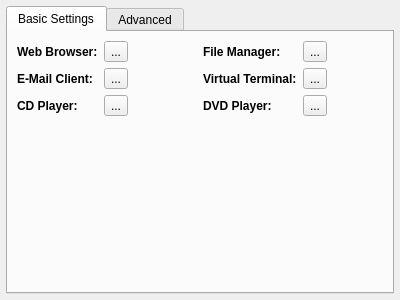
<?xml version="1.0" encoding="UTF-8"?>
<ui version="4.0">
 <class>page_defaultapps</class>
 <widget class="QWidget" name="page_defaultapps">
  <property name="geometry">
   <rect>
    <x>0</x>
    <y>0</y>
    <width>400</width>
    <height>300</height>
   </rect>
  </property>
  <property name="windowTitle">
   <string>Form</string>
  </property>
  <layout class="QVBoxLayout" name="verticalLayout">
   <property name="leftMargin">
    <number>6</number>
   </property>
   <property name="topMargin">
    <number>6</number>
   </property>
   <property name="rightMargin">
    <number>6</number>
   </property>
   <property name="bottomMargin">
    <number>6</number>
   </property>
   <item>
    <widget class="QTabWidget" name="tabWidget_apps">
     <property name="currentIndex">
      <number>0</number>
     </property>
     <property name="movable">
      <bool>false</bool>
     </property>
     <widget class="QWidget" name="tab_auto">
      <attribute name="title">
       <string>Basic Settings</string>
      </attribute>
      <layout class="QVBoxLayout" name="verticalLayout_7">
       <item>
        <layout class="QGridLayout" name="gridLayout_6">
         <item row="0" column="0">
          <layout class="QFormLayout" name="formLayout_10">
           <property name="fieldGrowthPolicy">
            <enum>QFormLayout::ExpandingFieldsGrow</enum>
           </property>
           <item row="0" column="0">
            <widget class="QLabel" name="label_37">
             <property name="font">
              <font>
               <weight>75</weight>
               <bold>true</bold>
              </font>
             </property>
             <property name="text">
              <string>Web Browser:</string>
             </property>
            </widget>
           </item>
           <item row="0" column="1">
            <widget class="QToolButton" name="tool_default_webbrowser">
             <property name="text">
              <string notr="true">...</string>
             </property>
             <property name="toolButtonStyle">
              <enum>Qt::ToolButtonTextBesideIcon</enum>
             </property>
            </widget>
           </item>
           <item row="1" column="0">
            <widget class="QLabel" name="label_38">
             <property name="font">
              <font>
               <weight>75</weight>
               <bold>true</bold>
              </font>
             </property>
             <property name="text">
              <string>E-Mail Client:</string>
             </property>
            </widget>
           </item>
           <item row="1" column="1">
            <widget class="QToolButton" name="tool_default_email">
             <property name="text">
              <string notr="true">...</string>
             </property>
             <property name="toolButtonStyle">
              <enum>Qt::ToolButtonTextBesideIcon</enum>
             </property>
            </widget>
           </item>
           <item row="2" column="0">
            <widget class="QLabel" name="label">
             <property name="font">
              <font>
               <weight>75</weight>
               <bold>true</bold>
              </font>
             </property>
             <property name="text">
              <string>CD Player:</string>
             </property>
            </widget>
           </item>
           <item row="2" column="1">
            <widget class="QToolButton" name="tool_default_cd">
             <property name="text">
              <string>...</string>
             </property>
             <property name="toolButtonStyle">
              <enum>Qt::ToolButtonTextBesideIcon</enum>
             </property>
            </widget>
           </item>
          </layout>
         </item>
         <item row="0" column="1">
          <layout class="QFormLayout" name="formLayout_11">
           <item row="0" column="0">
            <widget class="QLabel" name="label_39">
             <property name="font">
              <font>
               <weight>75</weight>
               <bold>true</bold>
              </font>
             </property>
             <property name="text">
              <string>File Manager:</string>
             </property>
            </widget>
           </item>
           <item row="1" column="0">
            <widget class="QLabel" name="label_40">
             <property name="font">
              <font>
               <weight>75</weight>
               <bold>true</bold>
              </font>
             </property>
             <property name="text">
              <string>Virtual Terminal:</string>
             </property>
            </widget>
           </item>
           <item row="0" column="1">
            <widget class="QToolButton" name="tool_default_filemanager">
             <property name="text">
              <string>...</string>
             </property>
             <property name="toolButtonStyle">
              <enum>Qt::ToolButtonTextBesideIcon</enum>
             </property>
            </widget>
           </item>
           <item row="1" column="1">
            <widget class="QToolButton" name="tool_default_terminal">
             <property name="text">
              <string>...</string>
             </property>
             <property name="toolButtonStyle">
              <enum>Qt::ToolButtonTextBesideIcon</enum>
             </property>
            </widget>
           </item>
           <item row="2" column="0">
            <widget class="QLabel" name="label_2">
             <property name="font">
              <font>
               <weight>75</weight>
               <bold>true</bold>
              </font>
             </property>
             <property name="text">
              <string>DVD Player:</string>
             </property>
            </widget>
           </item>
           <item row="2" column="1">
            <widget class="QToolButton" name="tool_default_dvd">
             <property name="text">
              <string>...</string>
             </property>
             <property name="toolButtonStyle">
              <enum>Qt::ToolButtonTextBesideIcon</enum>
             </property>
            </widget>
           </item>
          </layout>
         </item>
        </layout>
       </item>
       <item>
        <spacer name="verticalSpacer">
         <property name="orientation">
          <enum>Qt::Vertical</enum>
         </property>
         <property name="sizeHint" stdset="0">
          <size>
           <width>20</width>
           <height>40</height>
          </size>
         </property>
        </spacer>
       </item>
      </layout>
     </widget>
     <widget class="QWidget" name="tab_defaults">
      <attribute name="title">
       <string>Advanced</string>
      </attribute>
      <layout class="QVBoxLayout" name="verticalLayout_6">
       <property name="leftMargin">
        <number>3</number>
       </property>
       <property name="topMargin">
        <number>3</number>
       </property>
       <property name="rightMargin">
        <number>3</number>
       </property>
       <property name="bottomMargin">
        <number>3</number>
       </property>
       <item>
        <widget class="QGroupBox" name="group_default_filetypes">
         <property name="font">
          <font>
           <italic>false</italic>
          </font>
         </property>
         <property name="title">
          <string>Specific File Types</string>
         </property>
         <layout class="QVBoxLayout" name="verticalLayout_15">
          <property name="leftMargin">
           <number>2</number>
          </property>
          <property name="rightMargin">
           <number>2</number>
          </property>
          <item>
           <widget class="QTreeWidget" name="tree_defaults">
            <property name="iconSize">
             <size>
              <width>20</width>
              <height>20</height>
             </size>
            </property>
            <property name="indentation">
             <number>20</number>
            </property>
            <property name="sortingEnabled">
             <bool>true</bool>
            </property>
            <property name="animated">
             <bool>true</bool>
            </property>
            <property name="allColumnsShowFocus">
             <bool>true</bool>
            </property>
            <attribute name="headerDefaultSectionSize">
             <number>200</number>
            </attribute>
            <attribute name="headerMinimumSectionSize">
             <number>150</number>
            </attribute>
            <column>
             <property name="text">
              <string>Type/Group</string>
             </property>
            </column>
            <column>
             <property name="text">
              <string>Default Application</string>
             </property>
            </column>
            <column>
             <property name="text">
              <string>Description</string>
             </property>
            </column>
           </widget>
          </item>
          <item>
           <layout class="QHBoxLayout" name="horizontalLayout_16">
            <item>
             <widget class="QToolButton" name="tool_defaults_clear">
              <property name="text">
               <string>Clear</string>
              </property>
              <property name="toolButtonStyle">
               <enum>Qt::ToolButtonTextBesideIcon</enum>
              </property>
             </widget>
            </item>
            <item>
             <spacer name="horizontalSpacer_13">
              <property name="orientation">
               <enum>Qt::Horizontal</enum>
              </property>
              <property name="sizeHint" stdset="0">
               <size>
                <width>40</width>
                <height>20</height>
               </size>
              </property>
             </spacer>
            </item>
            <item>
             <widget class="QToolButton" name="tool_defaults_set">
              <property name="text">
               <string>Set App</string>
              </property>
              <property name="toolButtonStyle">
               <enum>Qt::ToolButtonTextBesideIcon</enum>
              </property>
             </widget>
            </item>
            <item>
             <widget class="QToolButton" name="tool_defaults_setbin">
              <property name="text">
               <string>Set Binary</string>
              </property>
              <property name="toolButtonStyle">
               <enum>Qt::ToolButtonTextBesideIcon</enum>
              </property>
             </widget>
            </item>
           </layout>
          </item>
         </layout>
        </widget>
       </item>
      </layout>
     </widget>
    </widget>
   </item>
  </layout>
 </widget>
 <resources/>
 <connections/>
</ui>
